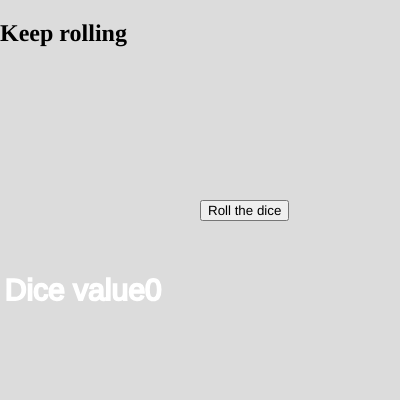
Frame 1 (no input)
Frame 60 (no input): identical to frame 1, image omitted
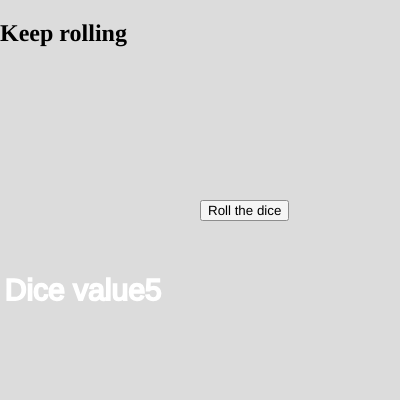
Frame 120 (the mouse pressed at the canvas centre since frame 60)

The p5.js sketch that drew these frames (run headless with seeded random() and noise() and a simulated clock; from frame 60 on, the mouse is pressed at the canvas centre):

// p5.js sketch
// ── sketch.js
let button;
let elem;
let dice=0;

function setup() {
  elem = createElement( "h2", "Keep rolling");
  elem.position(0, 0);
  createCanvas(400, 400);
  button = createButton("Roll the dice");
  button.position(200, 200);
  button.mousePressed(rollDice);
}

function draw() {
  background(220);
  stroke("white");
  strokeWeight(2);
  fill("white");
  textSize(30);
  text("Dice value"+ dice,5,300);
}

function rollDice(){
  dice = random(1,7);
  //voglio solo numeri interi
  //dice=floor(dice); arrotonda a numero interi inferiore
  //dice=ceil(dice); arrotonda a numero intero superiore
  dice=floor(dice);
}
